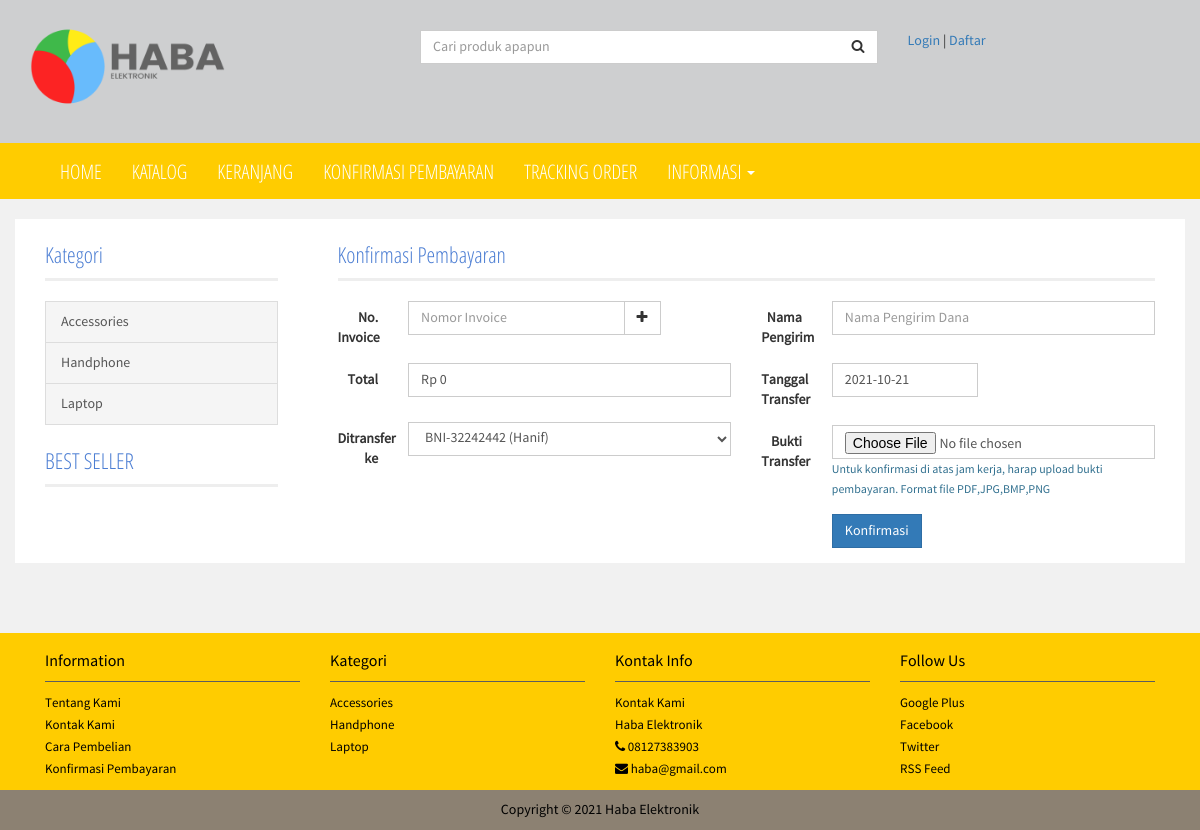
/index.php/pembayaran/konfirmasi, run on the app's committed database.
### tables this page shows
CREATE TABLE `produk_kategori` (
  `kategori_id` int(11) NOT NULL,
  `nama_kategori` varchar(50) NOT NULL
);

CREATE TABLE `berita` (
  `berita_id` int(11) NOT NULL,
  `berita_kategori_id` int(11) DEFAULT NULL,
  `judul` varchar(100) NOT NULL,
  `slug` varchar(200) NOT NULL,
  `isi` longtext NOT NULL,
  `tanggal` datetime NOT NULL,
  `jenis` enum('berita','halaman') NOT NULL,
  `status` enum('draft','publish') NOT NULL,
  `user_id` int(11) NOT NULL
);

### application/controllers/Pembayaran.php (called while the page is built, shortened)
<?php
class Pembayaran extends CI_Controller
{
	function __construct()
	{
		$this->load->library('m_db');
	}
	function konfirmasi()
	{
		$this->form_validation->set_rules('invoice','Nomor Invoice','required');
		$this->form_validation->set_rules('bankid','Tujuan Bank','required');
		$this->form_validation->set_rules('pemilik','Pemilik Rekening','required');
		$this->form_validation->set_rules('tanggal','Tanggal Transfer','required');
		if($this->form_validation->run()==TRUE)
		{
			$invoice=$this->input->post('invoice');
			$bank=$this->input->post('bankid');
			$pemilik=$this->input->post('pemilik');
			$tanggal=$this->input->post('tanggal');
			$penjualanid=field_value('penjualan','invoice',$invoice,'penjualan_id');
			$d=array();
			$ok=FALSE;
			$bukti=$_FILES['bukti']['name'];
			if(!empty($bukti))
			{
				$ext=pathinfo($bukti,PATHINFO_EXTENSION);
				$imgname="bukti-".$invoice.".".$ext;
				$path = FCPATH.'assets/uploads/';
				$allow= "jpg|bmp|pdf|png|jpeg";
				$maxsize	= 0;
				$max_filename=0;
				$config['upload_path']          = $path;
		        $config['allowed_types']        = $allow;
		        $config['max_size']             = $maxsize;
		        $config['max_width']            = 0;
		        $config['max_height']           = 0;
		        $config['file_name'] 			= $imgname;
		        $config['overwrite']			= TRUE;
		        $this->load->library('upload', $config);
		        if($this->upload->do_upload('bukti'))
        		{
        			$d=array(
        			'invoice'=>$invoice,
        			'bank_id'=>$bank,
        			'pemilik'=>$pemilik,
        			'tanggal'=>date("Y-m-d H:i:s"),
        			'tanggal_transfer'=>$tanggal,
        			'bukti_transfer'=>$imgname,
        			'penjualan_id'=>$penjualanid,
        			);
        		}
			}else{
				$d=array(
    			'invoice'=>$invoice,
    			'bank_id'=>$bank,
    			'pemilik'=>$pemilik,
    			'tanggal'=>date("Y-m-d H:i:s"),
    			'tanggal_transfer'=>$tanggal,
    			'penjualan_id'=>$penjualanid,
    			);
			}
			$s=array(
			'penjualan_id'=>$penjualanid,
			);
			if($this->m_db->is_bof('penjualan_konfirmasi',$s)==FALSE)
			{
				redirect(base_url().'tracking'.'?invoice='.$invoice);
			}else{
				if($this->m_db->add_row('penjualan_konfirmasi',$d)==TRUE)
				{
					$d2=array(
					'status'=>'konfirmasi',
					);
					$this->m_db->edit_row('penjualan',$d2,$s);
					redirect(base_url().'tracking'.'?invoice='.$invoice);
				}else{
					redirect(base_url().'konfirmasi?s=1');
				}
			}
		}else{
			$meta['judul']="Konfirmasi Pembayaran | ".baca_konfig('nama-aplikasi');
			$meta['judulhalaman']="Konfirmasi Pembayaran";
			$meta['homepage']=FALSE;
			$this->load->view('html/header',$meta);
			$this->load->view('html/page/konfirmasiview');
			$this->load->view('html/footer');
		}
	}
}

### index.php (called while the page is built, shortened)
<?php
require_once BASEPATH.'/core/CodeIgniter.php';

### application/libraries/M_db.php (called while the page is built, shortened)
<?php
class M_db{
	protected $CI;
	function __construct()
	{
		$this->CI=& get_instance();
	}
	function get_data($table,$where=array(),$order='',$group='',$limit=null,$start=null){
		if(!empty($table))	{
			if(!empty($where)){
				$this->CI->db->where($where);
			}
			if(!empty($order)){
				$this->CI->db->order_by($order);
			}
			if(!empty($limit)){
				$this->CI->db->limit($limit,$start);
			}
			$result=$this->CI->db->get($table);
			if($result->num_rows() > 0){
				return $result->result();
			}else{
				return null;
			}
		}else{
			$this->noTable();
		}
	}
	function get_row($table,$where=array(),$field,$order=array()){
		if(empty($table)){
			$this->noTable();
		}else{
			if(!empty($where)){
				$this->CI->db->where($where);
			}
			$sql = $this->CI->db->get($table);
			if($sql->num_rows() > 0){
				return $sql->row()->$field;
			} else {
				return "";
			}
		}
	}
}

### application/models/Produk_model.php (called while the page is built, shortened)
<?php
class Produk_model extends CI_Model
{
	function kategori_data($where=array(),$order="nama_kategori ASC")
	{
		$d=$this->m_db->get_data('produk_kategori',$where,$order);
		return $d;
	}
}

### application/helpers/ecom_helper.php (called while the page is built, shortened)
<?php
if(!function_exists('produk_kategori'))
{
	function produk_kategori()
	{
		$CI=& get_instance();
		$d=$CI->mod_produk->kategori_data();
		return $d;
	}
}

### application/helpers/asset_helper.php (called while the page is built, shortened)
<?php
if(!function_exists('asset_jqueryui'))
{
	function asset_jqueryui($theme="smoothness")
	{
		$a='';
		$a.=add_css(base_url().'assets/plugin/jqueryui/jquery-ui.min.css');
		$a.=add_css(base_url().'assets/plugin/jqueryui/themes/'.$theme.'/jquery-ui.min.css');
		$a.=add_js(base_url().'assets/plugin/jqueryui/jquery-ui.min.js');
		return $a;
	}
}

### application/views/html/page/konfirmasiview.php (the view, shortened to what this page needs)
<?php
echo asset_jqueryui();
echo form_open_multipart(base_url('konfirmasi'),array('class'=>'form-horizontal'));
?>
<div class="col-md-6">
	<div class="form-group">
		<label class="col-sm-2 control-label" for="">No. Invoice</label>
		<div class="col-md-8">
			<div class="input-group">
			  <input type="text" id="invoice" name="invoice" class="form-control " placeholder="Nomor Invoice" required="">
			  <span class="input-group-btn">
			    <button class="btn btn-default" type="button" onclick="getinvoice();"><i class="fa fa-plus"></i></button>
			  </span>
			</div>
		</div>
	</div>
	<div class="form-group">
		<label class="col-sm-2 control-label" for="">Total</label>
		<div class="col-md-10">
			<p class="form-control" id="total">Rp 0</p>
		</div>
	</div>
	<div class="form-group">
		<label class="col-sm-2 control-label" for="">Ditransfer ke</label>
		<div class="col-md-10">
			<select name="bankid" class="form-control" required="">
			<?php
			$dBank=$this->m_db->get_data('bank');
			if(!empty($dBank))
			{
				foreach($dBank as $rBank)
				{
					$nama=$rBank->nama_bank;
					$pemilik=$rBank->pemilik;
					$norek=$rBank->no_rek;
					$lbl=$nama."-".$norek." (".$pemilik.")";
					echo '<option value="'.$rBank->bank_id.'">'.$lbl.'</option>';
				}
			}
			?>
			</select>
		</div>
	</div>
</div>
<div class="col-md-6">
	<div class="form-group">
		<label class="col-sm-2 control-label" for="">Nama Pengirim</label>
		<div class="col-md-10">
			<input type="text" name="pemilik" id="pemilik" class="form-control " autocomplete="off" placeholder="Nama Pengirim Dana" required="" value="<?php echo set_value('pemilik'); ?>"/>
		</div>
	</div>
	<div class="form-group">
		<label class="col-sm-2 control-label" for="">Tanggal Transfer</label>
		<div class="col-md-5">
			<input type="text" name="tanggal" id="" class="form-control tanggal" autocomplete="off" placeholder="Tanggal Transfer" required="" value="<?php echo set_value('tanggal',date("Y-m-d")); ?>"/>
		</div>
	</div>
	<div class="form-group">
		<label class="col-sm-2 control-label" for="">Bukti Transfer</label>
		<div class="col-md-10">
			<input type="file" name="bukti" id="" class="form-control " autocomplete="off" placeholder="Upload Bukti Transfer"/>
			<small class="text-info">Untuk konfirmasi di atas jam kerja, harap upload bukti pembayaran. Format file PDF,JPG,BMP,PNG</small>
		</div>
	</div>
	<div class="form-group">
		<label class="col-sm-2 control-label">&nbsp;</label>
		<div class="col-md-10">
			<button type="submit" class="btn btn-primary btn-flat">Konfirmasi</button>
		</div>
	</div>
</div>
<?php
echo form_close();
?>

### application/views/html/sidebar.php (shortened to what this page needs)
<div class="col-lg-3 col-md-3 col-sm-12 hidden-print">
<div class="col-lg-12 col-md-12 col-sm-6">
	<div class="no-padding">
    		<span class="title">Kategori</span>
    	</div>
		<div id="main_menu">
            <div class="list-group panel panel-cat">
            	<?php
            	$dKat=produk_kategori();
            	if(!empty($dKat))
            	{
					foreach($dKat as $rKat)
					{
						$slugCat=string_create_slug($rKat->nama_kategori);
						$urlcat=base_url().'produk/kategori/'.$rKat->kategori_id.'/'.$slugCat;
					?>
					<a href="<?=$urlcat;?>" class="list-group-item" ><?=$rKat->nama_kategori;?></a>
					<?php
					}
				}
            	?>
            </div>
        </div>
	</div>
	<div class="col-lg-12 col-md-12 col-sm-6">
		<div class="no-padding">
    		<span class="title">BEST SELLER</span>
    	</div>
	</div>
</div>

### application/views/html/footer.php (shortened to what this page needs)
</div>
        </div>
	</div>
	<footer class="hidden-print">
    	<div class="container">
        	<div class="col-lg-3 col-md-3 col-sm-6">
        		<div class="column">
        			<h4>Information</h4>
        			<ul>
        				<?php
							$dHalaman=$this->m_db->get_data('berita',array('jenis'=>'halaman'));
							if(!empty($dHalaman))
							{
								foreach($dHalaman as $rHalaman)
								{
									$urlpage=base_url().'informasi/'.$rHalaman->slug;
								?>
								<li><a href="<?=$urlpage;?>"><?=$rHalaman->judul;?></a></li>
								<?php
								}
							}
							?>
        			</ul>
        		</div>
        	</div>
        	<div class="col-lg-3 col-md-3 col-sm-6">
        		<div class="column">
        			<h4>Kategori</h4>
        			<ul>
        				<?php
		            	$dKat=produk_kategori();
		            	if(!empty($dKat))
		            	{
							foreach($dKat as $rKat)
							{
								$slugCat=string_create_slug($rKat->nama_kategori);
								$urlcat=base_url().'produk/kategori/'.$rKat->kategori_id.'/'.$slugCat;
							?>
							<li><a href="<?=$urlcat;?>"><?=$rKat->nama_kategori;?></a></li>
							<?php
							}
						}
		            	?>
        			</ul>
        		</div>
        	</div>
        	<div class="col-lg-3 col-md-3 col-sm-6">
        		<div class="column">
        			<h4>Kontak Info</h4>
        			<ul>
        				<li><a href="<?=base_url();?>kontak-kami">Kontak Kami</a></li>
        				<li><a href="#"><?=baca_konfig('company-name');?></a></li>
        				<li><a href="#"><i class="fa fa-phone"></i> <?=baca_konfig('company-phone');?></a></li>
        				<li><a href="#"><i class="fa fa-envelope"></i> <?=baca_konfig('company-email');?></a></li>
        			</ul>
        		</div>
        	</div>
        	<div class="col-lg-3 col-md-3 col-sm-6">
        		<div class="column">
        			<h4>Follow Us</h4>
        			<ul class="social">
        				<li><a href="#">Google Plus</a></li>
        				<li><a href="#">Facebook</a></li>
        				<li><a href="#">Twitter</a></li>
        				<li><a href="#">RSS Feed</a></li>
        			</ul>
        		</div>
        	</div>
        </div>
        <div class="navbar-inverse text-center copyright">
        	Copyright &copy; <?=date("Y");?> Haba Elektronik
        </div>
    </footer>
</body>
</html>

### assets/html/css/style2.css (style rules this page uses)
.form-control { border-radius: 0; box-shadow: none; webkit-box-shadow: none }
.btn { border-radius: 0 }
.list-group-item:first-child { border-top-right-radius: 0; border-top-left-radius: 0 }
.list-group-item:last-child { border-bottom-right-radius: 0; border-bottom-left-radius: 0 }
.panel { border-radius: 0; -webkit-box-shadow: none; box-shadow: none }
.no-padding { padding: 0!important }
select { border:1px solid #ddd;padding:3px }
body { font-family: 'source_sans_proregular'; color:#333; background: #f1f1f1 }
span.title { display: block; font-size: 20px; border-bottom: 3px solid #eee; padding-bottom: 8px; margin-bottom: 20px; font-family: 'open_sanscondensed_light'; font-size: 22px; color: #4c7ed3; }
footer { margin-top:70px; color:black; background-color: #FFCC00; }
footer h4 { border-bottom: 1px solid #5d5d5d; padding-top: 10px; padding-bottom: 10px; font-size: 16px; }
footer .column ul { font-size: 13px; list-style: none; padding: 0; line-height: 22px; }
footer .column ul a { color:black; }
footer .copyright { padding: 10px; color:black; background-color:rgb(140, 129, 114); }
.panel-cat { border: 0 }
.panel-cat > a { background: #f5f5f5 }

### assets/style.css (style rules this page uses)
.btn-flat,.flat-input,.flat-element { border-radius: 0; -webkit-box-shadow: none; -moz-box-shadow: none; box-shadow: none; border-width: 1px; }

### data on the page
produk_kategori: nama_kategori "Accessories"
produk_kategori: nama_kategori "Handphone"
produk_kategori: nama_kategori "Laptop"
berita: judul "Tentang Kami"
berita: judul "Kontak Kami"
berita: judul "Cara Pembelian"
berita: judul "Konfirmasi Pembayaran"

### other printed values
$judulhalaman "Konfirmasi Pembayaran"
baca_konfig('company-name') "Haba Elektronik"
baca_konfig('company-phone') "08127383903"
baca_konfig('company-email') "haba@gmail.com"
form field bankid "BNI-32242442 (Hanif)"
